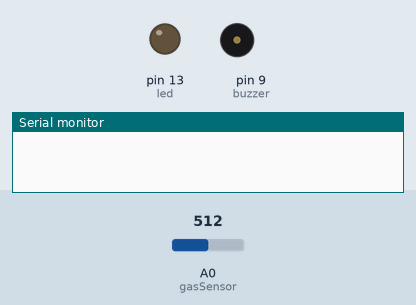
Recording of a sketch running on a simulated Arduino Uno, built with avr-gcc and run on an emulated ATmega328P. Parts: output pins drawn as LEDs (lit = HIGH), buzzer (waves = sounding, pin HIGH), the last lines printed to the serial monitor. Inputs (shaded band) come from the test bench; at power-on: A0 (gasSensor) = 512. The modem accepts every AT command (registered, SIM ready, sends succeed) and sends nothing else.

Above: at 0.1 s.
At 1.1 s:
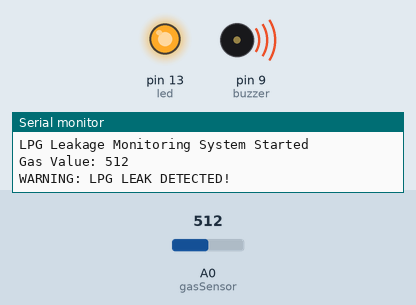
Timing chart, 0 to 2.6 s (numbered marks = the images above):
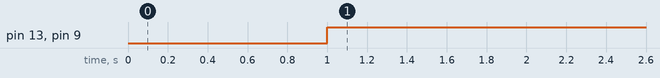

The sketch:

LPG_Leakage_Monitoring_System.ino
```cpp
#include <SoftwareSerial.h>

SoftwareSerial gsm(7, 8);   // RX, TX

const int gasSensor = A0;
const int buzzer = 9;
const int led = 13;

const int threshold = 400;
bool alertSent = false;

void setup() {
  Serial.begin(9600);
  gsm.begin(9600);

  pinMode(gasSensor, INPUT);
  pinMode(buzzer, OUTPUT);
  pinMode(led, OUTPUT);

  digitalWrite(buzzer, LOW);
  digitalWrite(led, LOW);

  delay(1000);

  Serial.println("LPG Leakage Monitoring System Started");
}

void loop() {

  int gasValue = analogRead(gasSensor);

  Serial.print("Gas Value: ");
  Serial.println(gasValue);

  if (gasValue > threshold) {

    digitalWrite(buzzer, HIGH);
    digitalWrite(led, HIGH);

    Serial.println("WARNING: LPG LEAK DETECTED!");

    // Send SMS only once for the current leak
    if (!alertSent) {
      sendSMS();
      alertSent = true;
    }

  } else {

    digitalWrite(buzzer, LOW);
    digitalWrite(led, LOW);

    Serial.println("Gas Level Normal");

    // Allow another SMS if a new leak occurs
    alertSent = false;
  }

  delay(1000);
}

void sendSMS() {

  gsm.println("AT+CMGF=1");
  delay(1000);

  gsm.println("AT+CMGS=\"+91XXXXXXXXXX\"");
  delay(1000);

  gsm.println("WARNING! LPG GAS LEAKAGE DETECTED. Please check immediately.");
  delay(500);

  gsm.write(26);   // CTRL+Z
  delay(5000);

  Serial.println("SMS Alert Sent");
}
```

Measured:
- by itself, pin 13 (led), pin 9 (buzzer): LOW → HIGH at 1.0 s
